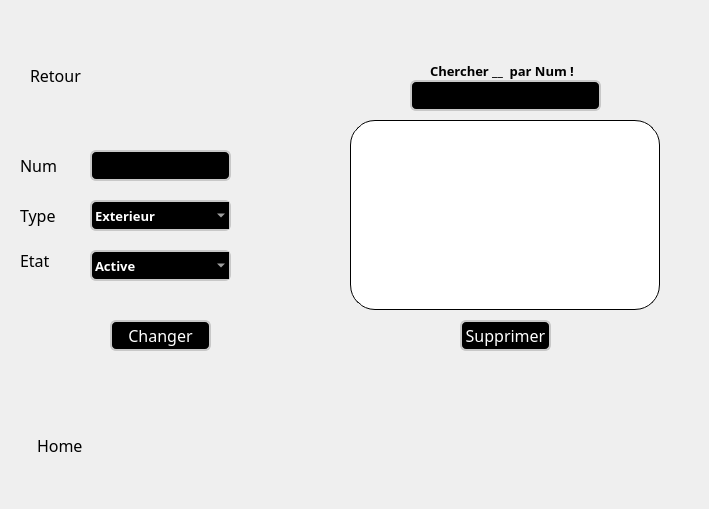
    <widget class="QWidget" name="page_6">
     <widget class="QLabel" name="label_13">
      <property name="geometry">
       <rect>
        <x>0</x>
        <y>0</y>
        <width>700</width>
        <height>500</height>
       </rect>
      </property>
      <property name="text">
       <string/>
      </property>
     </widget>
     <widget class="QTableView" name="tableView_supp">
      <property name="geometry">
       <rect>
        <x>350</x>
        <y>120</y>
        <width>310</width>
        <height>190</height>
       </rect>
      </property>
      <property name="font">
       <font>
        <family>Arial</family>
        <pointsize>10</pointsize>
       </font>
      </property>
      <property name="styleSheet">
       <string notr="true">border:1px solid white;
border-radius: 25px;
background :white;
color :darck;
border-color: rgb(0, 0, 0);





</string>
      </property>
     </widget>
     <widget class="QPushButton" name="pushButton_supp">
      <property name="geometry">
       <rect>
        <x>460</x>
        <y>320</y>
        <width>91</width>
        <height>31</height>
       </rect>
      </property>
      <property name="font">
       <font>
        <family>Arial Rounded MT Bold</family>
        <pointsize>12</pointsize>
       </font>
      </property>
      <property name="styleSheet">
       <string notr="true">

border:2px solid black;
border-radius: 6px;
background :darck;
color:white;
border-color: rgb(200, 200, 200);
</string>
      </property>
      <property name="text">
       <string>Supprimer</string>
      </property>
     </widget>
     <widget class="QLineEdit" name="lineEdit_chang_p">
      <property name="geometry">
       <rect>
        <x>90</x>
        <y>150</y>
        <width>141</width>
        <height>31</height>
       </rect>
      </property>
      <property name="font">
       <font>
        <family>Arial</family>
        <pointsize>10</pointsize>
       </font>
      </property>
      <property name="styleSheet">
       <string notr="true">

border:2px solid black;
border-radius: 6px;
background :darck;
color:white;
border-color: rgb(200, 200, 200);
</string>
      </property>
     </widget>
     <widget class="QComboBox" name="comboBox_4">
      <property name="geometry">
       <rect>
        <x>90</x>
        <y>200</y>
        <width>141</width>
        <height>31</height>
       </rect>
      </property>
      <property name="font">
       <font>
        <family>Arial Black</family>
        <pointsize>10</pointsize>
        <weight>75</weight>
        <bold>true</bold>
       </font>
      </property>
      <property name="styleSheet">
       <string notr="true">

border:2px solid black;
border-radius: 6px;
background :darck;
color:white;
border-color: rgb(200, 200, 200);
</string>
      </property>
      <item>
       <property name="text">
        <string>Exterieur</string>
       </property>
      </item>
      <item>
       <property name="text">
        <string>Interieur</string>
       </property>
      </item>
     </widget>
     <widget class="QComboBox" name="comboBox_5">
      <property name="geometry">
       <rect>
        <x>90</x>
        <y>250</y>
        <width>141</width>
        <height>31</height>
       </rect>
      </property>
      <property name="font">
       <font>
        <family>Arial Black</family>
        <pointsize>10</pointsize>
        <weight>75</weight>
        <bold>true</bold>
       </font>
      </property>
      <property name="styleSheet">
       <string notr="true">

border:2px solid black;
border-radius: 6px;
background :darck;
color:white;
border-color: rgb(200, 200, 200);
</string>
      </property>
      <item>
       <property name="text">
        <string>Active</string>
       </property>
      </item>
      <item>
       <property name="text">
        <string>No_Active</string>
       </property>
      </item>
     </widget>
     <widget class="QLabel" name="label_14">
      <property name="geometry">
       <rect>
        <x>20</x>
        <y>150</y>
        <width>47</width>
        <height>31</height>
       </rect>
      </property>
      <property name="font">
       <font>
        <family>Gill Sans Ultra Bold</family>
        <pointsize>12</pointsize>
       </font>
      </property>
      <property name="text">
       <string>Num</string>
      </property>
     </widget>
     <widget class="QLabel" name="label_15">
      <property name="geometry">
       <rect>
        <x>20</x>
        <y>250</y>
        <width>41</width>
        <height>21</height>
       </rect>
      </property>
      <property name="font">
       <font>
        <family>Gill Sans Ultra Bold</family>
        <pointsize>12</pointsize>
       </font>
      </property>
      <property name="text">
       <string>Etat</string>
      </property>
     </widget>
     <widget class="QLabel" name="label_16">
      <property name="geometry">
       <rect>
        <x>20</x>
        <y>200</y>
        <width>51</width>
        <height>31</height>
       </rect>
      </property>
      <property name="font">
       <font>
        <family>Gill Sans Ultra Bold</family>
        <pointsize>12</pointsize>
       </font>
      </property>
      <property name="text">
       <string>Type</string>
      </property>
     </widget>
     <widget class="QPushButton" name="pushButton_change">
      <property name="geometry">
       <rect>
        <x>110</x>
        <y>320</y>
        <width>101</width>
        <height>31</height>
       </rect>
      </property>
      <property name="font">
       <font>
        <family>Arial Rounded MT Bold</family>
        <pointsize>12</pointsize>
       </font>
      </property>
      <property name="styleSheet">
       <string notr="true">

border:2px solid black;
border-radius: 6px;
background :darck;
color:white;
border-color: rgb(200, 200, 200);
</string>
      </property>
      <property name="text">
       <string>Changer</string>
      </property>
     </widget>
     <widget class="QPushButton" name="pushButton_home_suup">
      <property name="geometry">
       <rect>
        <x>35</x>
        <y>380</y>
        <width>50</width>
        <height>50</height>
       </rect>
      </property>
      <property name="styleSheet">
       <string notr="true">border-style: solid;</string>
      </property>
      <property name="text">
       <string/>
      </property>
     </widget>
     <widget class="QPushButton" name="pushButton_return_supp">
      <property name="geometry">
       <rect>
        <x>35</x>
        <y>10</y>
        <width>50</width>
        <height>50</height>
       </rect>
      </property>
      <property name="styleSheet">
       <string notr="true">border-style: solid;</string>
      </property>
      <property name="text">
       <string/>
      </property>
     </widget>
     <widget class="QLabel" name="label_32">
      <property name="geometry">
       <rect>
        <x>30</x>
        <y>60</y>
        <width>61</width>
        <height>30</height>
       </rect>
      </property>
      <property name="font">
       <font>
        <family>Arial Rounded MT Bold</family>
        <pointsize>12</pointsize>
       </font>
      </property>
      <property name="text">
       <string>Retour</string>
      </property>
     </widget>
     <widget class="QLabel" name="label_40">
      <property name="geometry">
       <rect>
        <x>37</x>
        <y>430</y>
        <width>61</width>
        <height>30</height>
       </rect>
      </property>
      <property name="font">
       <font>
        <family>Arial Rounded MT Bold</family>
        <pointsize>12</pointsize>
       </font>
      </property>
      <property name="text">
       <string>Home</string>
      </property>
     </widget>
     <widget class="QLineEdit" name="lineEdit_cher">
      <property name="geometry">
       <rect>
        <x>410</x>
        <y>80</y>
        <width>191</width>
        <height>31</height>
       </rect>
      </property>
      <property name="font">
       <font>
        <family>Arial</family>
        <pointsize>10</pointsize>
       </font>
      </property>
      <property name="styleSheet">
       <string notr="true">

border:2px solid black;
border-radius: 6px;
background :darck;
color:white;
border-color: rgb(200, 200, 200);
</string>
      </property>
     </widget>
     <widget class="QLabel" name="label_55">
      <property name="geometry">
       <rect>
        <x>430</x>
        <y>60</y>
        <width>171</width>
        <height>21</height>
       </rect>
      </property>
      <property name="font">
       <font>
        <family>Arial Black</family>
        <pointsize>10</pointsize>
        <weight>75</weight>
        <bold>true</bold>
       </font>
      </property>
      <property name="text">
       <string>Chercher __  par Num ! </string>
      </property>
     </widget>
    </widget>
